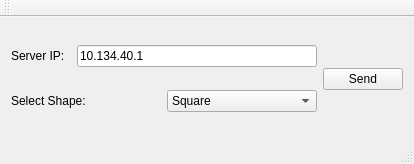
<?xml version="1.0" encoding="UTF-8"?>
<ui version="4.0">
 <class>MainWindow</class>
 <widget class="QMainWindow" name="MainWindow">
  <property name="geometry">
   <rect>
    <x>0</x>
    <y>0</y>
    <width>414</width>
    <height>164</height>
   </rect>
  </property>
  <property name="windowTitle">
   <string>Black Team GUI</string>
  </property>
  <widget class="QWidget" name="centralWidget">
   <layout class="QHBoxLayout" name="horizontalLayout_4">
    <item>
     <layout class="QHBoxLayout" name="horizontalLayout_3">
      <item>
       <layout class="QVBoxLayout" name="verticalLayout">
        <item>
         <layout class="QHBoxLayout" name="horizontalLayout_2">
          <item>
           <widget class="QLabel" name="label_2">
            <property name="minimumSize">
             <size>
              <width>60</width>
              <height>0</height>
             </size>
            </property>
            <property name="text">
             <string>Server IP:</string>
            </property>
           </widget>
          </item>
          <item>
           <widget class="QLineEdit" name="editIP">
            <property name="text">
             <string>10.134.40.1</string>
            </property>
           </widget>
          </item>
         </layout>
        </item>
        <item>
         <layout class="QHBoxLayout" name="horizontalLayout">
          <item>
           <widget class="QLabel" name="label">
            <property name="minimumSize">
             <size>
              <width>60</width>
              <height>0</height>
             </size>
            </property>
            <property name="text">
             <string>Select Shape:</string>
            </property>
           </widget>
          </item>
          <item>
           <widget class="QComboBox" name="comboShape">
            <property name="minimumSize">
             <size>
              <width>71</width>
              <height>0</height>
             </size>
            </property>
            <item>
             <property name="text">
              <string>Square</string>
             </property>
            </item>
            <item>
             <property name="text">
              <string>Circle</string>
             </property>
            </item>
            <item>
             <property name="text">
              <string>Triangle</string>
             </property>
            </item>
           </widget>
          </item>
         </layout>
        </item>
       </layout>
      </item>
      <item>
       <layout class="QVBoxLayout" name="verticalLayout_2" stretch="2">
        <property name="sizeConstraint">
         <enum>QLayout::SetFixedSize</enum>
        </property>
        <item>
         <widget class="QPushButton" name="btnSend">
          <property name="minimumSize">
           <size>
            <width>71</width>
            <height>0</height>
           </size>
          </property>
          <property name="text">
           <string>Send</string>
          </property>
         </widget>
        </item>
       </layout>
      </item>
     </layout>
    </item>
   </layout>
  </widget>
  <widget class="QMenuBar" name="menuBar">
   <property name="geometry">
    <rect>
     <x>0</x>
     <y>0</y>
     <width>414</width>
     <height>17</height>
    </rect>
   </property>
  </widget>
  <widget class="QToolBar" name="mainToolBar">
   <attribute name="toolBarArea">
    <enum>TopToolBarArea</enum>
   </attribute>
   <attribute name="toolBarBreak">
    <bool>false</bool>
   </attribute>
  </widget>
  <widget class="QStatusBar" name="statusBar"/>
 </widget>
 <layoutdefault spacing="6" margin="11"/>
 <resources/>
 <connections/>
</ui>
